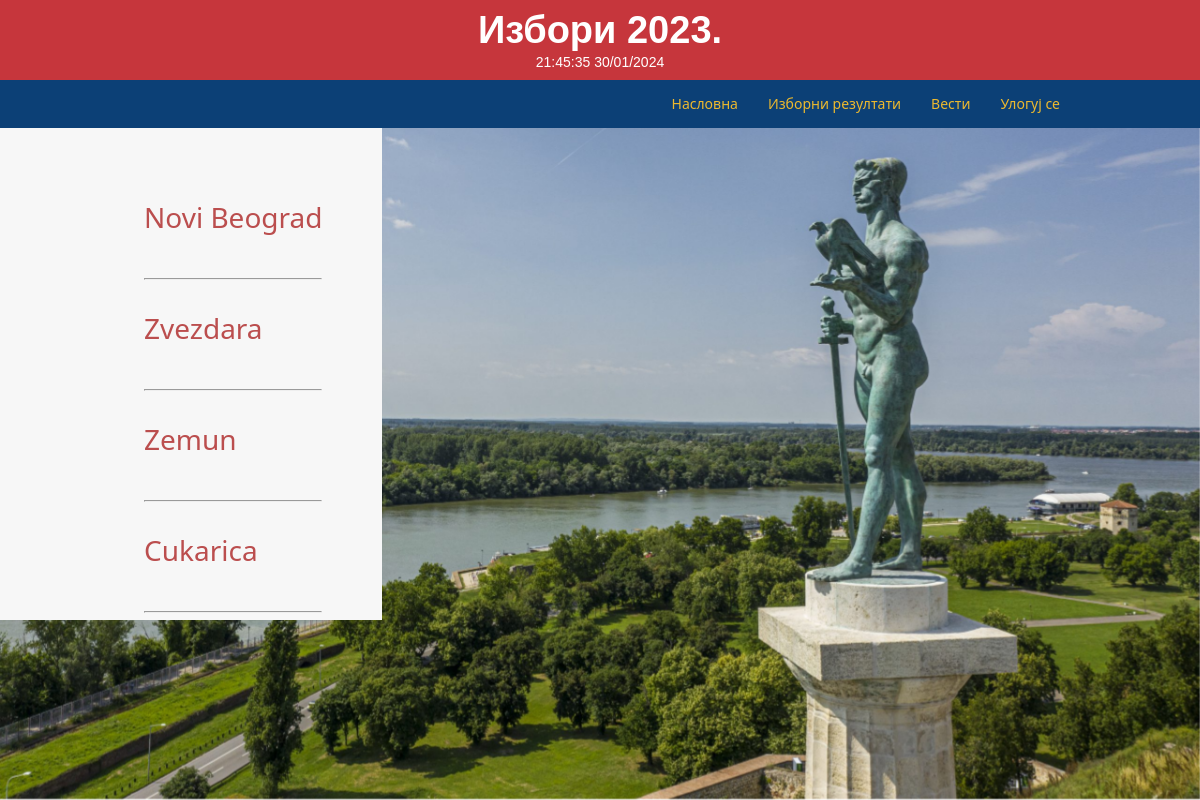
Screenshot of /spisak-opstina.php with the database file from the repository.
### tables this page shows
CREATE TABLE IF NOT EXISTS `opstina` (
  `IDopstina` int NOT NULL AUTO_INCREMENT,
  `Opstina` text NOT NULL,
  `BrojMesta` int NOT NULL,
  `BrojRezultata` int NOT NULL,
  PRIMARY KEY (`IDopstina`),
  UNIQUE KEY `IDopstina` (`IDopstina`)
);

### ucitavanje-opstina.php (the view, shortened to what this page needs)
<?php
$servername = "localhost";
$username = "root";
$password = "";
$dbname = "izbori";
$conn = new mysqli($servername, $username, $password, $dbname);
$sql = "SELECT * FROM opstina ORDER BY IDopstina DESC";
$result = $conn->query($sql);
if ($result->num_rows > 0) {
    while($row = $result->fetch_assoc()) {
        echo '
<div class="cont-info">';
        echo '
    <div class="cont-mail">' . $row["Opstina"] . "</div>";
        echo "
</div>";
        echo "
<hr>";
    }
} else {
    echo "Nema dostupnih vesti.";
}
?>

### folder/css/style.css (style rules this page uses)
html { -ms-text-size-adjust: 100%; -webkit-text-size-adjust: 100%; font-family: sans-serif; }
* { box-sizing: border-box; }
html { height: 100%; }
body { min-height: 100%; color: #333; background-color: #fff; margin: 0; font-family: var(--noto-sans); font-size: 14px; line-height: 20px; }
:root { --red-basic: #c6363c; --playfair: "Playfair Display", sans-serif; --white: #fff; --blue: #0c4076; --yellow: #edb92e; --noto-sans: "Noto Sans", sans-serif; --black: #21231e; --red-dark: #a12d2e; --darker: rgba(0, 0, 0, .65); }
.cont-info { margin-bottom: 30px; overflow: auto; }
.cont-mail { color: #bb4e4e; margin-top: 20px; margin-bottom: 0; font-size: 28px; font-weight: 400; line-height: 42px; text-decoration: none; display: block; }

### spisak-opstina.php (style rules this page uses)
.cont-mail { margin-bottom: 10px; }

### rows the page displays
opstina: Opstina "Novi Beograd"
opstina: Opstina "Zvezdara"
opstina: Opstina "Zemun"
opstina: Opstina "Cukarica"
